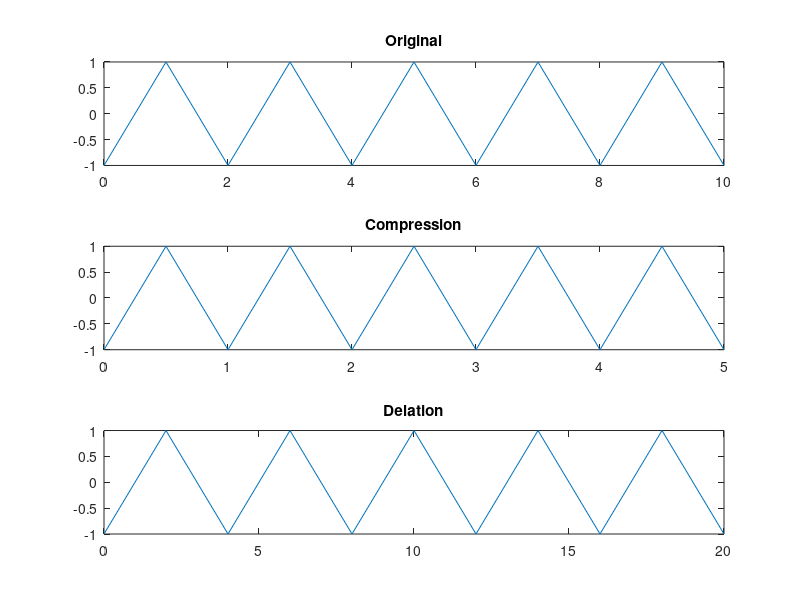

MATLAB code for this plot:
f=0.5;%frequency
n=0:1:10;%range
subplot(3,1,1);%3 row 1 column 1st place
plot(n,sawtooth(2*pi*n*f,0.5));%1st graph plotted
title('Original');%ttile of 1st graph
subplot(3,1,2);%3 row 1 column 2nd place
plot(n/2,sawtooth(2*pi*n*f,0.5));%2nd graph plotted
title('Compression');%title 2nd graph
subplot(3,1,3);%3 row 1 column 1st place
plot(2*n,sawtooth(2*pi*n*f,0.5));%3rd graph plotted
title('Delation');%title 3rd graph 
